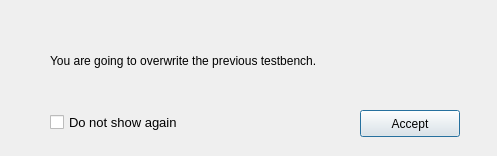
<?xml version="1.0" encoding="UTF-8"?>
<ui version="4.0">
 <class>Testbench_overwrite</class>
 <widget class="QDialog" name="Testbench_overwrite">
  <property name="geometry">
   <rect>
    <x>0</x>
    <y>0</y>
    <width>497</width>
    <height>156</height>
   </rect>
  </property>
  <property name="windowTitle">
   <string>Dialog</string>
  </property>
  <widget class="QLabel" name="label">
   <property name="geometry">
    <rect>
     <x>50</x>
     <y>50</y>
     <width>431</width>
     <height>21</height>
    </rect>
   </property>
   <property name="text">
    <string>You are going to overwrite the previous testbench.</string>
   </property>
  </widget>
  <widget class="QPushButton" name="pushButton_accept">
   <property name="geometry">
    <rect>
     <x>360</x>
     <y>110</y>
     <width>100</width>
     <height>27</height>
    </rect>
   </property>
   <property name="text">
    <string>Accept</string>
   </property>
  </widget>
  <widget class="QCheckBox" name="checkBox">
   <property name="geometry">
    <rect>
     <x>50</x>
     <y>110</y>
     <width>141</width>
     <height>25</height>
    </rect>
   </property>
   <property name="font">
    <font>
     <pointsize>10</pointsize>
    </font>
   </property>
   <property name="text">
    <string>Do not show again</string>
   </property>
  </widget>
 </widget>
 <resources/>
 <connections/>
</ui>
